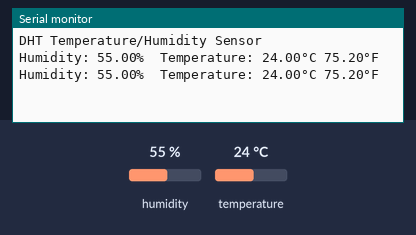
This sketch was run on a simulated Arduino Uno, built with avr-gcc and run on an emulated ATmega328P. Parts: the last lines printed to the serial monitor. The test bench sets the inputs (shaded band); at power-on: humidity 55 %, temperature 24 °C.

Above: at 2.8 s.
2.9 s: humidity set to 22 %
At 5.1 s:
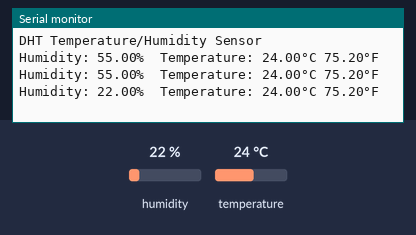
5.6 s: temperature set to 12 °C
At 6.9 s:
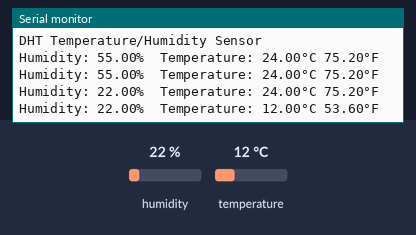
8.3 s: humidity set to 40 %
At 10.4 s:
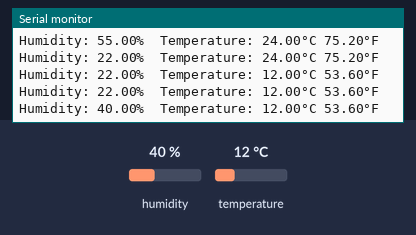
Timing chart, 0 to 11.9 s (numbered marks = the images above; inputs shaded):
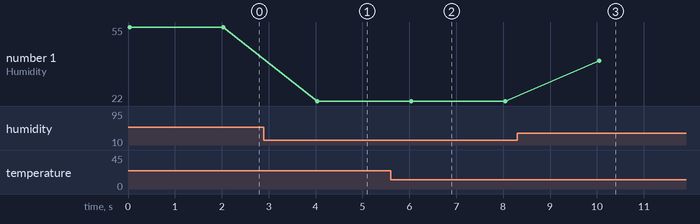

The sketch:

DHT22_Serial.ino
```cpp
// Using the DHT2x Temperature/Humidity sensor with the serial monitor
//
// Based on Adafruit sensor library example sketches
// REQUIRES the following libraries:
// - DHT Sensor Library: https://github.com/adafruit/DHT-sensor-library
// - Adafruit Unified Sensor Lib: https://github.com/adafruit/Adafruit_Sensor
//
// Tested with Arduino IDE v1.8.9
//             Adafruit Unified Sensor v1.0.3
//             DHT Sensor Library v1.3.4
//
//  Gadget Reboot

#include "DHT.h"

#define DHTPIN 2     // Digital pin connected to the DHT sensor

// Uncomment whatever type you're using!
//#define DHTTYPE DHT11   // DHT 11
#define DHTTYPE DHT22   // DHT 22  (AM2302), AM2321
//#define DHTTYPE DHT21   // DHT 21 (AM2301)

// create a DHT sensor object
DHT dht(DHTPIN, DHTTYPE);

void setup(void) {

  Serial.begin(9600);
  Serial.println("DHT Temperature/Humidity Sensor");
  Serial.println();

  // initialize the DHT sensor
  dht.begin();
}

void loop() {

  // reading temperature or humidity takes about 250 milliseconds
  // read humidity
  float humidity = dht.readHumidity();

  // read temperature:  true=degF false=degC
  float tempC = dht.readTemperature(false);
  float tempF = dht.readTemperature(true);

  // Check if any reads failed
  if (isnan(humidity) || isnan(tempC) || isnan(tempF)) {
    Serial.println(F("Failed to read from DHT sensor!"));
  }
  else {
    Serial.print(F("Humidity: "));
    Serial.print(humidity);
    Serial.print(F("%  Temperature: "));
    Serial.print(tempC);
    Serial.print(F("°C "));
    Serial.print(tempF);
    Serial.print(F("°F "));
    Serial.println();
  }

  // DHT22 should only be read once every two seconds
  delay(2000);

}  // end void loop()
```

Measured:
- after the input at 2.9 s, the serial monitor: prints a new line after 1.1 s (image 1)
- after the input at 5.6 s, the serial monitor: prints a new line after 0.44 s (image 2)
- after the input at 8.3 s, the serial monitor: prints a new line after 1.8 s (image 3)
- plotted number 1: 55 → 22 after the input at 2.9 s, 22 → 40 after the input at 8.3 s
